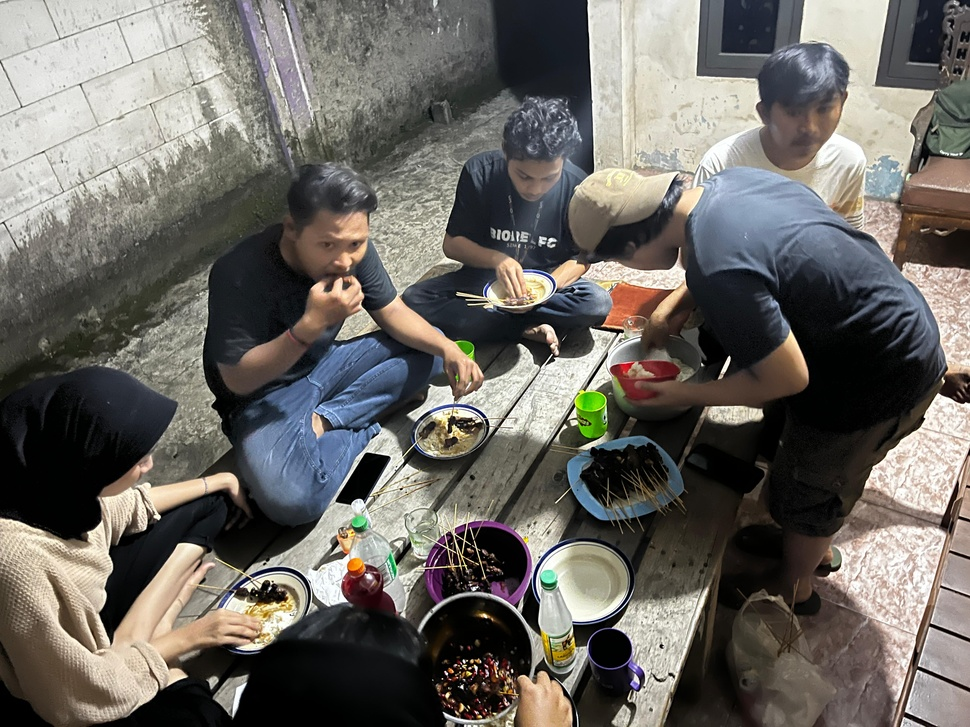
#> input picture uaspc/selfi.jpg, 970 x 727 px, shrunk from 4032 x 3024 before the run
$ python contour.py
#> lines starting #> are read from the running program, lines starting #| are printed output that depends on the picture; after the words box and inside, x2 and y2 are one past the last pixel; in counts of white or black regions, pixels touching at a corner belong together
import numpy as np
import matplotlib.pyplot as plt
from sklearn.cluster import KMeans

# Load the image
img = plt.imread('selfi.jpg')
#> img is the input picture: shape (727, 970, 3); mean R, G, B 108.2, 104.9, 99.6

# Reshape the image into a 2D array of pixels
pixels = img.reshape((-1, 3))

# Define the number of clusters (k)
k = 5

# Initialize the centroids randomly
centroids = np.random.rand(k, 3)

# Initialize the cluster assignments
cluster_assignments = np.zeros((pixels.shape[0],))

# Iterate until convergence
while True:
    # Calculate the distance between each pixel and each centroid
    distances = np.linalg.norm(pixels[:, np.newaxis] - centroids, axis=2)

    # Assign each pixel to the closest centroid
    new_cluster_assignments = np.argmin(distances, axis=1)

    # Check for convergence
    if np.array_equal(cluster_assignments, new_cluster_assignments):
        break

    # Update the centroids with handling empty clusters
    new_centroids = []
    for i in range(k):
        cluster_pixels = pixels[new_cluster_assignments == i]
        if cluster_pixels.size == 0:
            print(f"Cluster {i} tidak memiliki anggota. Menghasilkan centroid baru.")
            new_centroids.append(pixels[np.random.randint(0, pixels.shape[0])])  # Pilih centroid baru secara acak
        else:
            new_centroids.append(cluster_pixels.mean(axis=0))
    centroids = np.array(new_centroids)

    # Update the cluster assignments
    cluster_assignments = new_cluster_assignments

# Segment the image using the cluster assignments
segmented_img = np.zeros((img.shape[0], img.shape[1], 3), dtype=np.uint8)
for i in range(k):
    mask = cluster_assignments.reshape(img.shape[0], img.shape[1]) == i
    segmented_img[mask] = centroids[i].astype(np.uint8)
#> this loop made 5 passes
#> pass 1, `mask = cluster_assignments.reshape(img.shape[0], img.shape[1]) == i`:
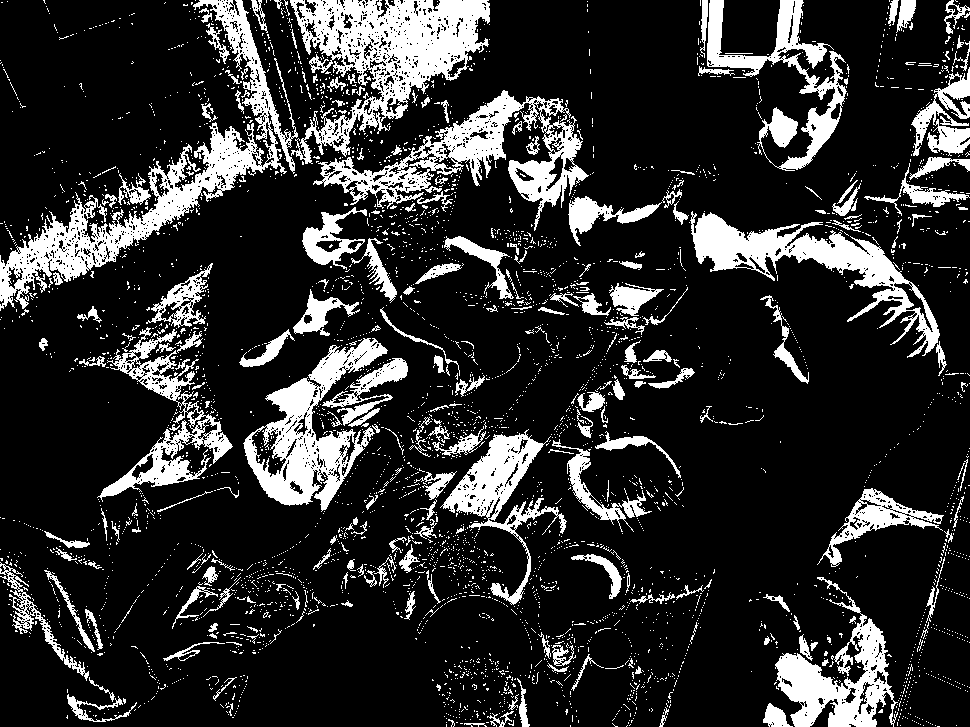
#> mask: shape (727, 970) bool; 17.9% white; 3926 white regions (3689 under 20 px), largest, box (x1, y1, x2, y2) and area: (0, 0, 298, 311) 14025, (290, 0, 490, 164) 13670, (313, 90, 589, 231) 9635
#> pass 2, `mask = cluster_assignments.reshape(img.shape[0], img.shape[1]) == i`:
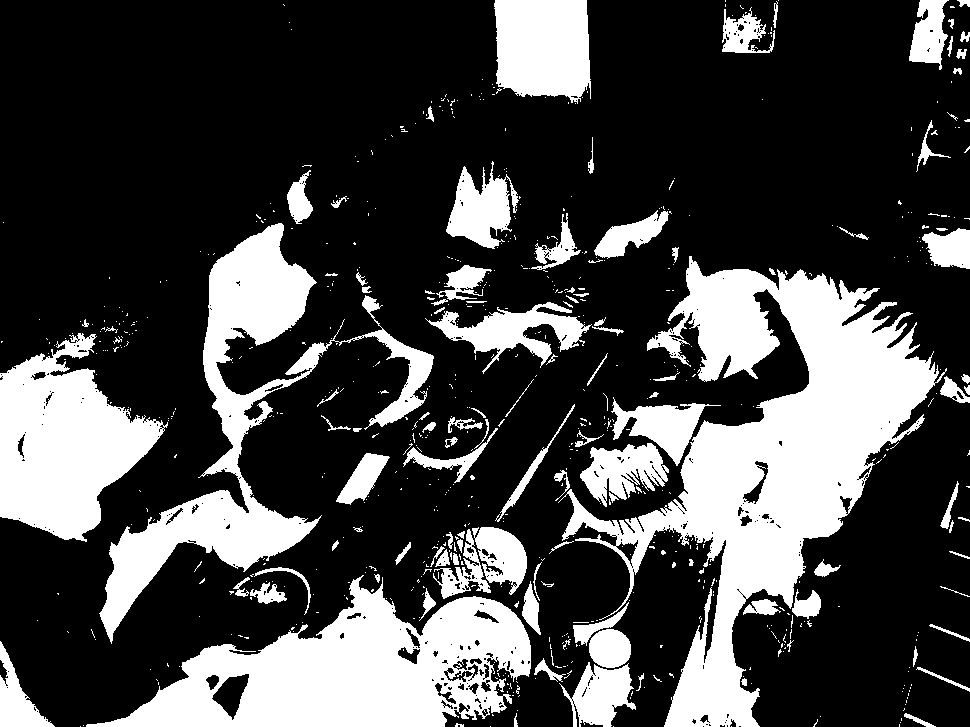
#> mask: shape (727, 970) bool; 27.5% white; 720 white regions (605 under 20 px), largest, box (x1, y1, x2, y2) and area: (558, 256, 947, 727) 60031, (86, 575, 531, 727) 33290, (99, 223, 434, 644) 26591
#> pass 3, `mask = cluster_assignments.reshape(img.shape[0], img.shape[1]) == i`:
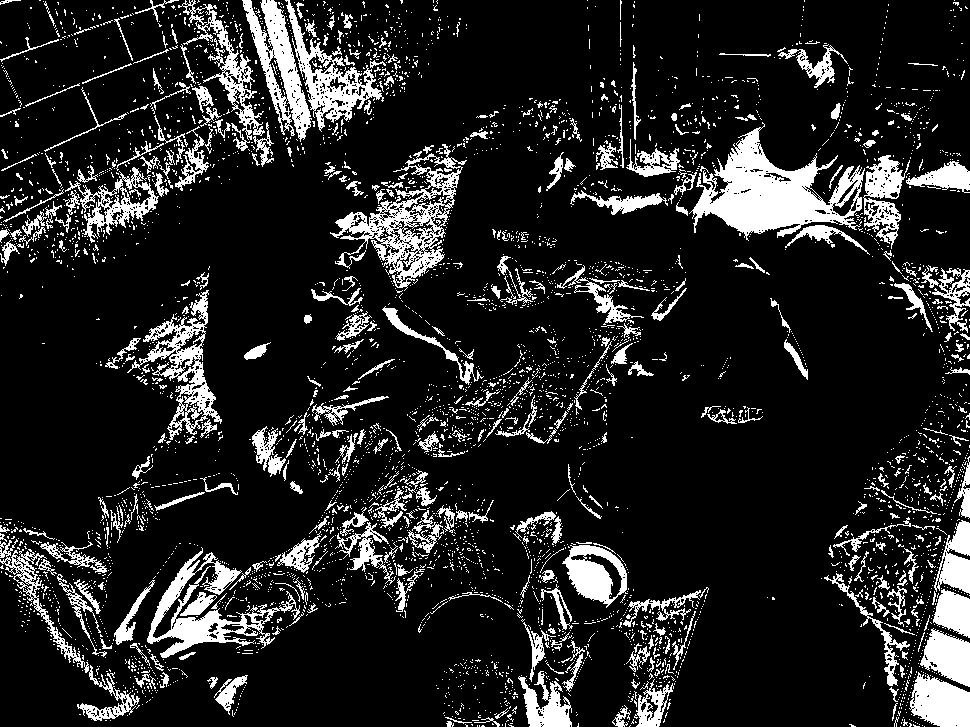
#> mask: shape (727, 970) bool; 14.2% white; 4630 white regions (4242 under 20 px), largest, box (x1, y1, x2, y2) and area: (689, 122, 865, 241) 8720, (330, 144, 467, 291) 5218, (147, 547, 300, 658) 4282
#> after the loop:
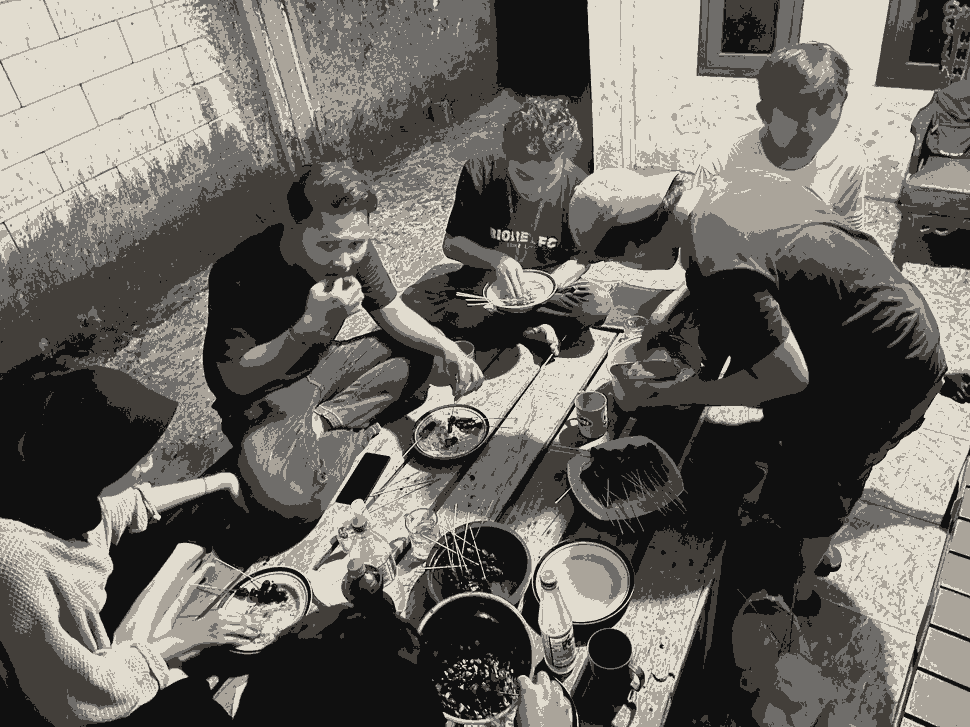
#> segmented_img: shape (727, 970, 3); mean R, G, B 107.6, 104.6, 99

# Display the original and segmented images
plt.figure(figsize=(12, 6))
plt.subplot(1, 2, 1)
plt.imshow(img)
plt.title('Original Image')
plt.subplot(1, 2, 2)
plt.imshow(segmented_img)
plt.title('Segmented Image')
plt.show()
